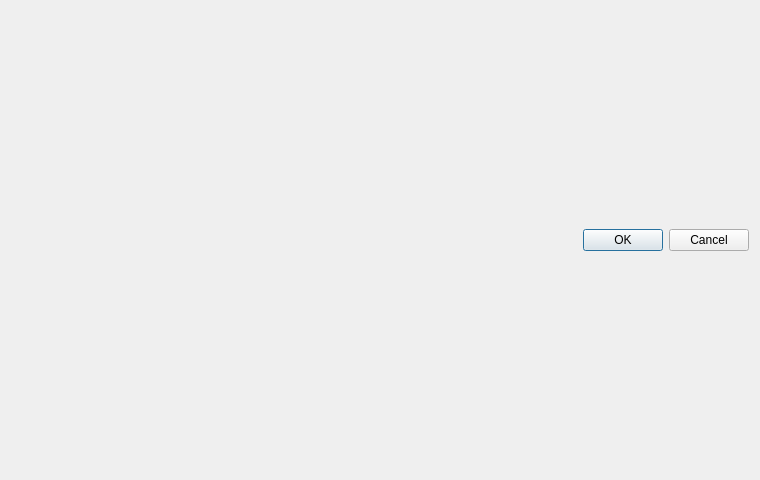
<?xml version="1.0" encoding="UTF-8"?>
<ui version="4.0">
 <class>PickerForm</class>
 <widget class="QDialog" name="PickerForm">
  <property name="geometry">
   <rect>
    <x>0</x>
    <y>0</y>
    <width>760</width>
    <height>480</height>
   </rect>
  </property>
  <layout class="QVBoxLayout" name="verticalLayout">
   <item>
    <widget class="QDialogButtonBox" name="buttons">
     <property name="standardButtons">
      <set>QDialogButtonBox::Cancel|QDialogButtonBox::Ok</set>
     </property>
    </widget>
   </item>
  </layout>
 </widget>
 <resources/>
 <connections>
  <connection>
   <sender>buttons</sender>
   <signal>accepted()</signal>
   <receiver>PickerForm</receiver>
   <slot>accept()</slot>
  </connection>
  <connection>
   <sender>buttons</sender>
   <signal>rejected()</signal>
   <receiver>PickerForm</receiver>
   <slot>reject()</slot>
  </connection>
 </connections>
</ui>
